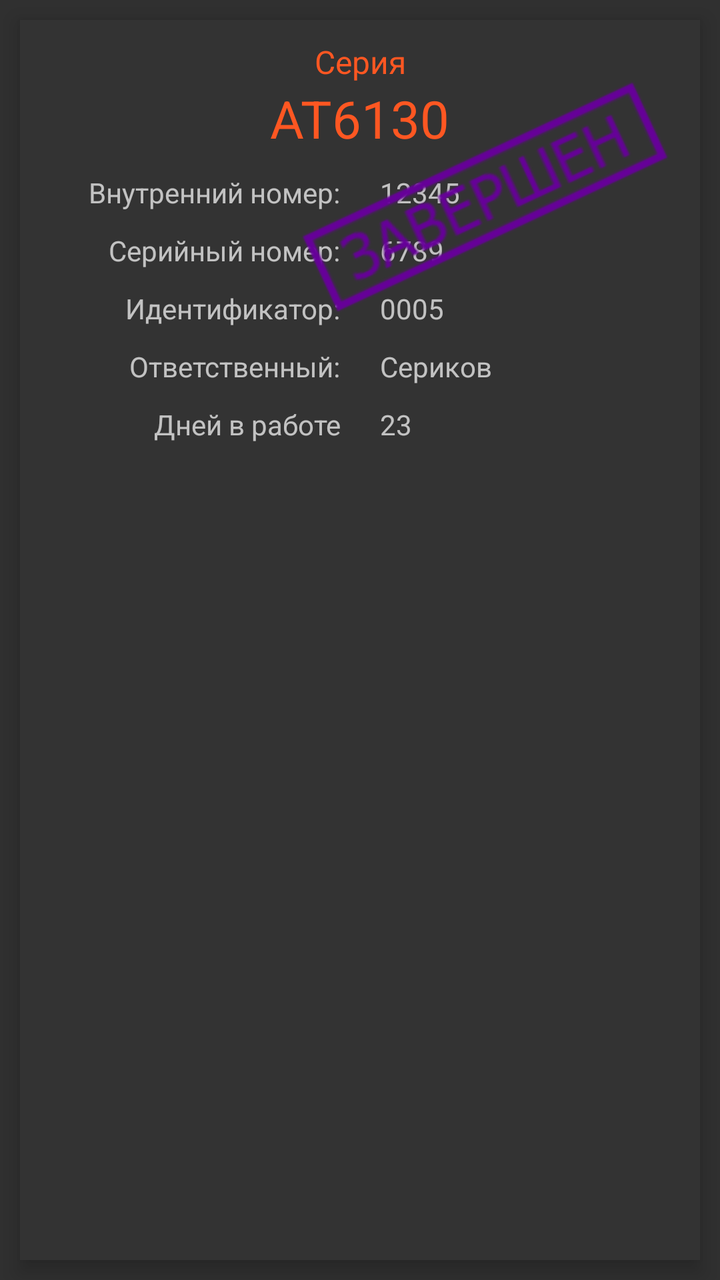
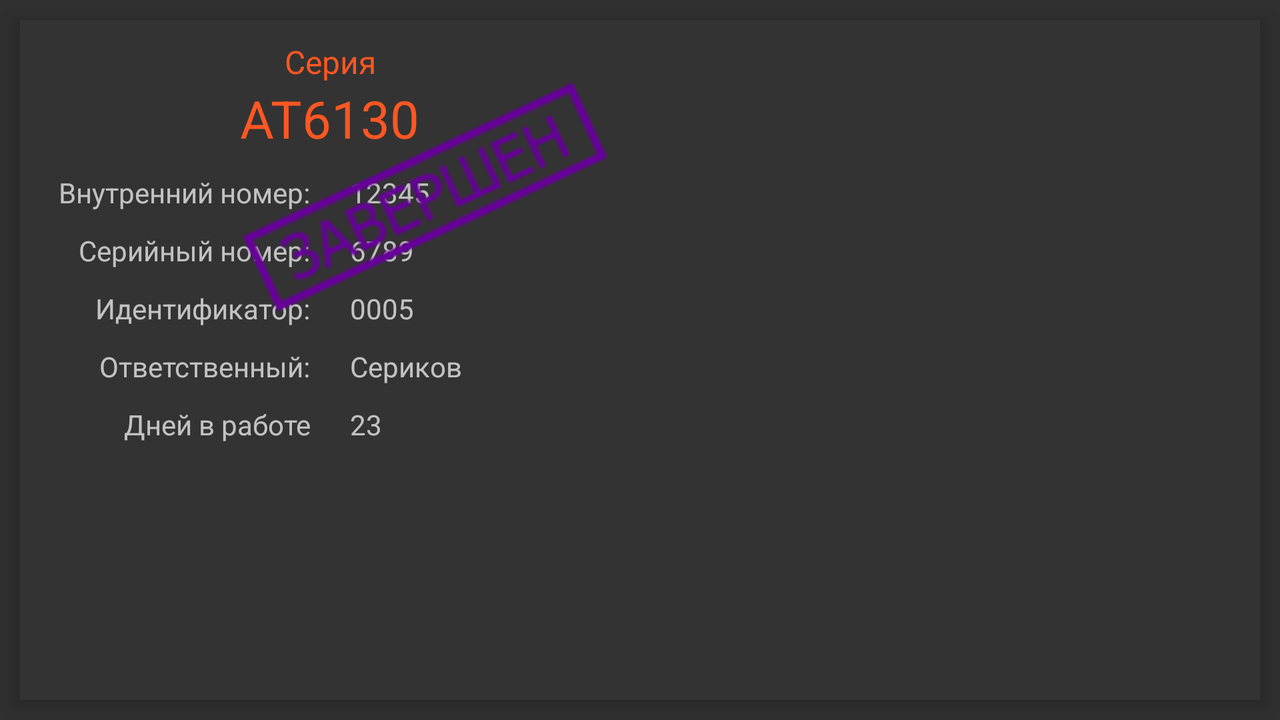

Compare how this app lays out the same screen by default and in its alternative resource folder. The renders come first, then the two layout files and the values they reference.
<!-- AndroidManifest.xml: application theme Theme.AppCompat.NoActionBar -->
<!-- res/layout/fragment_unit_info.xml -->
<?xml version="1.0" encoding="utf-8"?>
<androidx.constraintlayout.widget.ConstraintLayout xmlns:android="http://schemas.android.com/apk/res/android"
    xmlns:app="http://schemas.android.com/apk/res-auto"
    xmlns:tools="http://schemas.android.com/tools"
    android:layout_width="match_parent"
    android:layout_height="match_parent">

    
    <androidx.constraintlayout.widget.ConstraintLayout
        android:id="@+id/db_info_layout"
        android:layout_width="0dp"
        android:layout_height="0dp"
        android:background="@color/dark_grey"
        android:elevation="6dp"
        app:layout_constraintBottom_toBottomOf="@+id/surfaceViewS"
        app:layout_constraintEnd_toEndOf="@+id/surfaceViewS"
        app:layout_constraintStart_toStartOf="@+id/surfaceViewS"
        app:layout_constraintTop_toTopOf="@+id/surfaceViewS">

        <TextView
            android:id="@+id/textViewType"
            android:layout_width="wrap_content"
            android:layout_height="wrap_content"
            android:layout_marginTop="10dp"
            android:textColor="@color/main_orange"
            android:textSize="16sp"
            app:layout_constraintEnd_toEndOf="parent"
            app:layout_constraintStart_toStartOf="parent"
            app:layout_constraintTop_toTopOf="@+id/db_info_layout"
            tools:text="Серия" />

        <TextView
            android:id="@+id/textViewName"
            android:layout_width="wrap_content"
            android:layout_height="wrap_content"
            android:layout_marginBottom="10dp"
            android:textColor="@color/main_orange"
            android:textSize="26sp"
            app:layout_constraintEnd_toEndOf="parent"
            app:layout_constraintStart_toStartOf="parent"
            app:layout_constraintTop_toBottomOf="@+id/textViewType"
            tools:text="AT6130" />


        <TextView
            android:id="@+id/textViewInnerSerial"
            android:layout_width="0dp"
            android:layout_height="wrap_content"
            android:layout_margin="10dp"
            android:layout_marginStart="20dp"
            android:gravity="end"
            android:text="@string/inner_serial_doted"
            app:layout_constrainedWidth="true"
            app:layout_constraintHorizontal_chainStyle="spread"
            app:layout_constraintLeft_toLeftOf="parent"
            app:layout_constraintRight_toLeftOf="@+id/textViewInnerSerialValue"
            app:layout_constraintTop_toBottomOf="@+id/textViewName" />

        <TextView
            android:id="@+id/textViewInnerSerialValue"
            android:layout_width="0dp"
            android:layout_height="wrap_content"
            android:layout_margin="10dp"
            android:layout_marginEnd="20dp"
            android:gravity="start"
            app:layout_constraintLeft_toRightOf="@+id/textViewInnerSerial"
            app:layout_constraintRight_toRightOf="parent"
            app:layout_constraintTop_toBottomOf="@+id/textViewName"
            tools:text="12345" />

        <TextView
            android:id="@+id/textViewSerial"
            android:layout_width="0dp"
            android:layout_height="wrap_content"
            android:layout_margin="10dp"
            android:layout_marginStart="20dp"
            android:gravity="end"
            android:text="@string/serial_number_doted"
            app:layout_constrainedWidth="true"
            app:layout_constraintHorizontal_chainStyle="spread"
            app:layout_constraintLeft_toLeftOf="parent"
            app:layout_constraintRight_toLeftOf="@+id/textViewSerialValue"
            app:layout_constraintTop_toBottomOf="@+id/textViewInnerSerial" />

        <TextView
            android:id="@+id/textViewSerialValue"
            android:layout_width="0dp"
            android:layout_height="wrap_content"
            android:layout_margin="10dp"
            android:layout_marginEnd="20dp"
            android:gravity="start"
            app:layout_constraintLeft_toRightOf="@+id/textViewSerial"
            app:layout_constraintRight_toRightOf="parent"
            app:layout_constraintTop_toBottomOf="@+id/textViewInnerSerial"
            tools:text="6789" />

        <TextView
            android:id="@+id/textViewId"
            android:layout_width="0dp"
            android:layout_height="wrap_content"
            android:layout_margin="10dp"
            android:layout_marginStart="20dp"
            android:gravity="end"
            android:text="@string/identifier"
            app:layout_constrainedWidth="true"
            app:layout_constraintHorizontal_chainStyle="spread"
            app:layout_constraintLeft_toLeftOf="parent"
            app:layout_constraintRight_toLeftOf="@+id/textViewIdValue"
            app:layout_constraintTop_toBottomOf="@+id/textViewSerial" />

        <TextView
            android:id="@+id/textViewIdValue"
            android:layout_width="0dp"
            android:layout_height="wrap_content"
            android:layout_margin="10dp"
            android:layout_marginEnd="20dp"
            android:gravity="start"
            app:layout_constraintLeft_toRightOf="@+id/textViewId"
            app:layout_constraintRight_toRightOf="parent"
            app:layout_constraintTop_toBottomOf="@+id/textViewSerial"
            tools:text="0005" />

        <TextView
            android:id="@+id/textViewEmployee"
            android:layout_width="0dp"
            android:layout_height="wrap_content"
            android:layout_margin="10dp"
            android:layout_marginStart="20dp"
            android:gravity="end"
            android:text="@string/employee_doted"
            app:layout_constrainedWidth="true"
            app:layout_constraintHorizontal_chainStyle="spread"
            app:layout_constraintLeft_toLeftOf="parent"
            app:layout_constraintRight_toLeftOf="@+id/textViewEmployeeValue"
            app:layout_constraintTop_toBottomOf="@+id/textViewId" />

        <TextView
            android:id="@+id/textViewEmployeeValue"
            android:layout_width="0dp"
            android:layout_height="wrap_content"
            android:layout_margin="10dp"
            android:layout_marginEnd="20dp"
            android:gravity="start"
            app:layout_constraintLeft_toRightOf="@+id/textViewEmployee"
            app:layout_constraintRight_toRightOf="parent"
            app:layout_constraintTop_toBottomOf="@+id/textViewId"
            tools:text="Сериков" />

        <TextView
            android:id="@+id/textDaysPassed"
            android:layout_width="0dp"
            android:layout_height="wrap_content"
            android:layout_margin="10dp"
            android:layout_marginStart="20dp"
            android:gravity="end"
            android:text="@string/days_in_work"
            app:layout_constrainedWidth="true"
            app:layout_constraintHorizontal_chainStyle="spread"
            app:layout_constraintLeft_toLeftOf="parent"
            app:layout_constraintRight_toLeftOf="@+id/textDaysPassedValue"
            app:layout_constraintTop_toBottomOf="@+id/textViewEmployee" />

        <TextView
            android:id="@+id/textDaysPassedValue"
            android:layout_width="0dp"
            android:layout_height="wrap_content"
            android:layout_margin="10dp"
            android:layout_marginEnd="20dp"
            android:gravity="start"
            app:layout_constraintLeft_toRightOf="@+id/textDaysPassed"
            app:layout_constraintRight_toRightOf="parent"
            app:layout_constraintTop_toBottomOf="@+id/textViewEmployee"
            tools:text="23" />

        <androidx.recyclerview.widget.RecyclerView
            android:id="@+id/recyclerView"
            android:layout_width="match_parent"
            android:layout_height="0dp"
            android:layout_margin="20dp"
            app:layout_constraintBottom_toBottomOf="parent"
            app:layout_constraintEnd_toEndOf="parent"
            app:layout_constraintStart_toStartOf="parent"
            app:layout_constraintTop_toBottomOf="@+id/textDaysPassedValue" />

        <ImageView
            android:id="@+id/is_complete"
            android:layout_width="201dp"
            android:layout_height="67dp"
            android:layout_marginTop="56dp"
            android:layout_marginEnd="8dp"
            android:rotation="-25"
            app:layout_constraintEnd_toEndOf="parent"
            app:layout_constraintTop_toTopOf="parent"
            app:srcCompat="@mipmap/complete"
            app:elevation="10dp"/>

    </androidx.constraintlayout.widget.ConstraintLayout>

    <SurfaceView
        android:id="@+id/surfaceViewS"
        android:layout_width="0dp"
        android:layout_height="0dp"
        android:layout_margin="10dp"
        app:layout_constraintBottom_toBottomOf="parent"
        app:layout_constraintEnd_toEndOf="parent"
        app:layout_constraintStart_toStartOf="parent"
        app:layout_constraintTop_toTopOf="parent" />

</androidx.constraintlayout.widget.ConstraintLayout>
<!-- resources referenced by this layout -->
<resources>
  <color name="dark_grey">#333333</color>
  <color name="main_orange">#FF5722</color>
  <!-- mipmap complete: png bitmap (mipmap-mdpi, 6728 bytes) -->
  <string name="days_in_work">Дней в работе</string>
  <string name="employee_doted">Ответственный:</string>
  <string name="identifier">Идентификатор:</string>
  <string name="inner_serial_doted">Внутренний номер:</string>
  <string name="serial_number_doted">Серийный номер:</string>
</resources>
<!-- res/layout-land/fragment_unit_info.xml (the repository's variant of the layout above) -->
<!-- drawn on the phone turned sideways -->
<?xml version="1.0" encoding="utf-8"?>
<androidx.constraintlayout.widget.ConstraintLayout xmlns:android="http://schemas.android.com/apk/res/android"
    xmlns:app="http://schemas.android.com/apk/res-auto"
    xmlns:tools="http://schemas.android.com/tools"
    android:layout_width="match_parent"
    android:layout_height="match_parent">

    
    <androidx.constraintlayout.widget.ConstraintLayout
        android:id="@+id/db_info_layout"
        android:layout_width="0dp"
        android:layout_height="0dp"
        android:background="@color/dark_grey"
        android:elevation="6dp"
        app:layout_constraintBottom_toBottomOf="@+id/surfaceViewS"
        app:layout_constraintEnd_toEndOf="@+id/surfaceViewS"
        app:layout_constraintStart_toStartOf="@+id/surfaceViewS"
        app:layout_constraintTop_toTopOf="@+id/surfaceViewS">


        <androidx.constraintlayout.widget.ConstraintLayout
            android:id="@+id/inner_constraint"
            android:layout_width="0dp"
            android:layout_height="0dp"
            android:background="@color/dark_grey"
            android:elevation="6dp"
            app:layout_constraintBottom_toBottomOf="@+id/db_info_layout"
            app:layout_constraintEnd_toEndOf="@+id/guideline"
            app:layout_constraintStart_toStartOf="@+id/db_info_layout"
            app:layout_constraintTop_toTopOf="@+id/db_info_layout">

            <TextView
                android:id="@+id/textViewType"
                android:layout_width="wrap_content"
                android:layout_height="wrap_content"
                android:layout_marginTop="10dp"
                android:textColor="@color/main_orange"
                android:textSize="16sp"
                app:layout_constraintEnd_toEndOf="parent"
                app:layout_constraintStart_toStartOf="parent"
                app:layout_constraintTop_toTopOf="@+id/inner_constraint"
                tools:text="Серия" />

            <TextView
                android:id="@+id/textViewName"
                android:layout_width="wrap_content"
                android:layout_height="wrap_content"
                android:layout_marginBottom="10dp"
                android:textColor="@color/main_orange"
                android:textSize="26sp"
                app:layout_constraintEnd_toEndOf="parent"
                app:layout_constraintStart_toStartOf="parent"
                app:layout_constraintTop_toBottomOf="@+id/textViewType"
                tools:text="AT6130" />


            <TextView
                android:id="@+id/textViewInnerSerial"
                android:layout_width="0dp"
                android:layout_height="wrap_content"
                android:layout_margin="10dp"
                android:layout_marginStart="20dp"
                android:gravity="end"
                android:text="@string/inner_serial_doted"
                app:layout_constrainedWidth="true"
                app:layout_constraintHorizontal_chainStyle="spread"
                app:layout_constraintLeft_toLeftOf="parent"
                app:layout_constraintRight_toLeftOf="@+id/textViewInnerSerialValue"
                app:layout_constraintTop_toBottomOf="@+id/textViewName" />

            <TextView
                android:id="@+id/textViewInnerSerialValue"
                android:layout_width="0dp"
                android:layout_height="wrap_content"
                android:layout_margin="10dp"
                android:layout_marginEnd="20dp"
                android:gravity="start"
                app:layout_constraintLeft_toRightOf="@+id/textViewInnerSerial"
                app:layout_constraintRight_toRightOf="parent"
                app:layout_constraintTop_toBottomOf="@+id/textViewName"
                tools:text="12345" />

            <TextView
                android:id="@+id/textViewSerial"
                android:layout_width="0dp"
                android:layout_height="wrap_content"
                android:layout_margin="10dp"
                android:layout_marginStart="20dp"
                android:gravity="end"
                android:text="@string/serial_number_doted"
                app:layout_constrainedWidth="true"
                app:layout_constraintHorizontal_chainStyle="spread"
                app:layout_constraintLeft_toLeftOf="parent"
                app:layout_constraintRight_toLeftOf="@+id/textViewSerialValue"
                app:layout_constraintTop_toBottomOf="@+id/textViewInnerSerial" />

            <TextView
                android:id="@+id/textViewSerialValue"
                android:layout_width="0dp"
                android:layout_height="wrap_content"
                android:layout_margin="10dp"
                android:layout_marginEnd="20dp"
                android:gravity="start"
                app:layout_constraintLeft_toRightOf="@+id/textViewSerial"
                app:layout_constraintRight_toRightOf="parent"
                app:layout_constraintTop_toBottomOf="@+id/textViewInnerSerial"
                tools:text="6789" />

            <TextView
                android:id="@+id/textViewId"
                android:layout_width="0dp"
                android:layout_height="wrap_content"
                android:layout_margin="10dp"
                android:layout_marginStart="20dp"
                android:gravity="end"
                android:text="@string/identifier"
                app:layout_constrainedWidth="true"
                app:layout_constraintHorizontal_chainStyle="spread"
                app:layout_constraintLeft_toLeftOf="parent"
                app:layout_constraintRight_toLeftOf="@+id/textViewIdValue"
                app:layout_constraintTop_toBottomOf="@+id/textViewSerial" />

            <TextView
                android:id="@+id/textViewIdValue"
                android:layout_width="0dp"
                android:layout_height="wrap_content"
                android:layout_margin="10dp"
                android:layout_marginEnd="20dp"
                android:gravity="start"
                app:layout_constraintLeft_toRightOf="@+id/textViewId"
                app:layout_constraintRight_toRightOf="parent"
                app:layout_constraintTop_toBottomOf="@+id/textViewSerial"
                tools:text="0005" />

            <TextView
                android:id="@+id/textViewEmployee"
                android:layout_width="0dp"
                android:layout_height="wrap_content"
                android:layout_margin="10dp"
                android:layout_marginStart="20dp"
                android:gravity="end"
                android:text="@string/employee_doted"
                app:layout_constrainedWidth="true"
                app:layout_constraintHorizontal_chainStyle="spread"
                app:layout_constraintLeft_toLeftOf="parent"
                app:layout_constraintRight_toLeftOf="@+id/textViewEmployeeValue"
                app:layout_constraintTop_toBottomOf="@+id/textViewId" />

            <TextView
                android:id="@+id/textViewEmployeeValue"
                android:layout_width="0dp"
                android:layout_height="wrap_content"
                android:layout_margin="10dp"
                android:layout_marginEnd="20dp"
                android:gravity="start"
                app:layout_constraintLeft_toRightOf="@+id/textViewEmployee"
                app:layout_constraintRight_toRightOf="parent"
                app:layout_constraintTop_toBottomOf="@+id/textViewId"
                tools:text="Сериков" />

            <TextView
                android:id="@+id/textDaysPassed"
                android:layout_width="0dp"
                android:layout_height="wrap_content"
                android:layout_margin="10dp"
                android:layout_marginStart="20dp"
                android:gravity="end"
                android:text="@string/days_in_work"
                app:layout_constrainedWidth="true"
                app:layout_constraintHorizontal_chainStyle="spread"
                app:layout_constraintLeft_toLeftOf="parent"
                app:layout_constraintRight_toLeftOf="@+id/textDaysPassedValue"
                app:layout_constraintTop_toBottomOf="@+id/textViewEmployee" />

            <TextView
                android:id="@+id/textDaysPassedValue"
                android:layout_width="0dp"
                android:layout_height="wrap_content"
                android:layout_margin="10dp"
                android:layout_marginEnd="20dp"
                android:gravity="start"
                app:layout_constraintLeft_toRightOf="@+id/textDaysPassed"
                app:layout_constraintRight_toRightOf="parent"
                app:layout_constraintTop_toBottomOf="@+id/textViewEmployee"
                tools:text="23" />

            <ImageView
                android:id="@+id/is_complete"
                android:layout_width="201dp"
                android:layout_height="67dp"
                android:layout_marginTop="56dp"
                android:layout_marginEnd="8dp"
                android:rotation="-25"
                app:layout_constraintEnd_toEndOf="parent"
                app:layout_constraintTop_toTopOf="parent"
                app:srcCompat="@mipmap/complete"
                app:elevation="10dp"/>

        </androidx.constraintlayout.widget.ConstraintLayout>


        <androidx.recyclerview.widget.RecyclerView
            android:id="@+id/recyclerView"
            android:background="@color/dark_grey"
            android:elevation="6dp"
            android:layout_width="0dp"
            android:layout_height="0dp"
            android:padding="20dp"
            app:layout_constraintBottom_toBottomOf="@id/db_info_layout"
            app:layout_constraintEnd_toEndOf="@id/db_info_layout"
            app:layout_constraintStart_toStartOf="@id/guideline"
            app:layout_constraintTop_toTopOf="@+id/db_info_layout" />

        <androidx.constraintlayout.widget.Guideline
            android:id="@+id/guideline"
            android:layout_width="wrap_content"
            android:layout_height="wrap_content"
            android:orientation="vertical"
            app:layout_constraintGuide_percent="0.5"
            />


    </androidx.constraintlayout.widget.ConstraintLayout>



    <SurfaceView
        android:id="@+id/surfaceViewS"
        android:layout_width="0dp"
        android:layout_height="0dp"
        android:layout_margin="10dp"
        app:layout_constraintBottom_toBottomOf="parent"
        app:layout_constraintEnd_toEndOf="parent"
        app:layout_constraintStart_toStartOf="parent"
        app:layout_constraintTop_toTopOf="parent" />

</androidx.constraintlayout.widget.ConstraintLayout>
